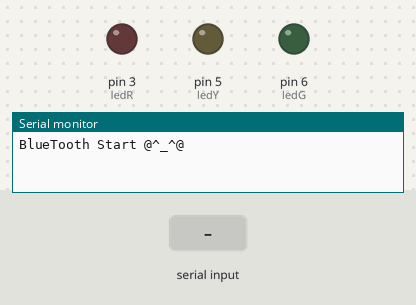
The sketch below on a simulated Arduino Uno, built with avr-gcc and run on an emulated ATmega328P. Parts: output pins drawn as LEDs (lit = HIGH), the last lines printed to the serial monitor. The test bench sets the inputs (shaded band).

Above: at 1.2 s.
1.3 s: "R90\n" received over the second serial link
At 2.5 s:
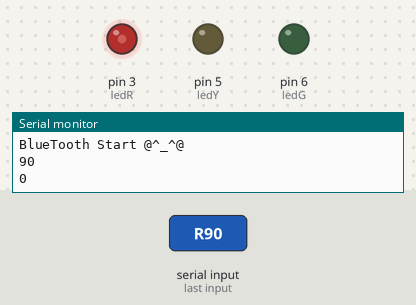
2.8 s: "R,45\n" received over the second serial link
At 3.8 s:
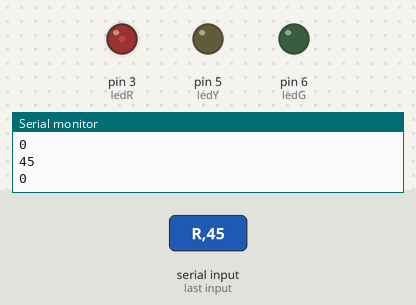
4.3 s: "Y90\n" received over the second serial link
At 4.9 s:
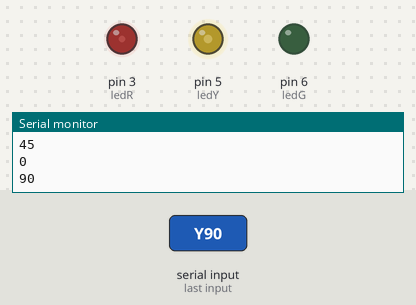
5.8 s: "Y,45\n" received over the second serial link
At 7.0 s:
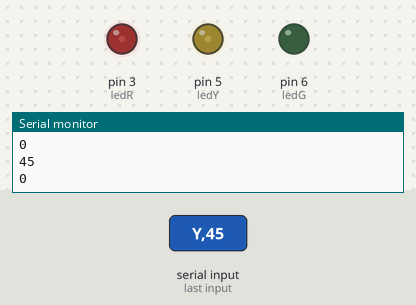
7.3 s: "G90\n" received over the second serial link
At 8.4 s:
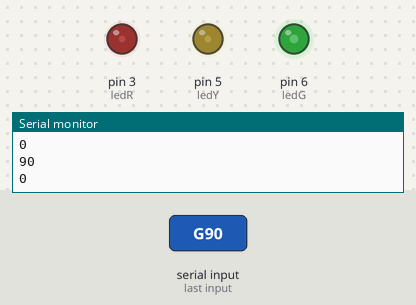
8.8 s: "G,45\n" received over the second serial link
At 9.5 s:
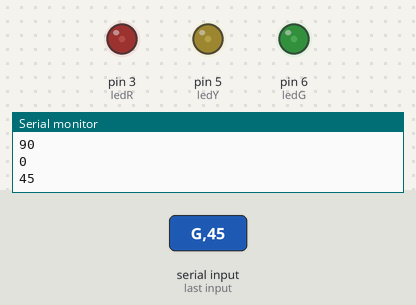
Timing chart, 0 to 11.3 s (numbered marks = the images above; inputs shaded):
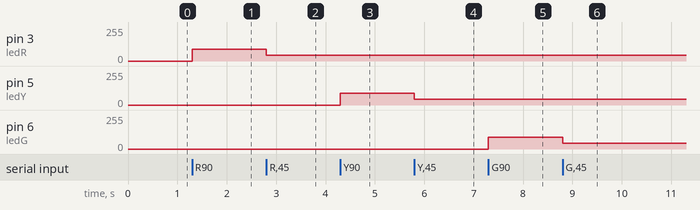

Measured:
- after the input at 1.3 s, pin 3 (ledR): 0/255 → 90/255 at once
- after the input at 2.8 s, pin 3 (ledR): 90/255 → 45/255 at once
- after the input at 4.3 s, pin 5 (ledY): 0/255 → 90/255 at once
- after the input at 5.8 s, pin 5 (ledY): 90/255 → 45/255 at once
- after the input at 7.3 s, pin 6 (ledG): 0/255 → 90/255 at once
- after the input at 8.8 s, pin 6 (ledG): 90/255 → 45/255 at once

The sketch:

HC-05_02.ino
```cpp
#include <SoftwareSerial.h>
SoftwareSerial bt(10,11);
int ledR = 3;
int ledY = 5;
int ledG = 6;
int rNum = 0;
int yNum = 0;
int gNum = 0;


void setup() {
  pinMode(ledR, OUTPUT);
  pinMode(ledY, OUTPUT);
  pinMode(ledG, OUTPUT);
  bt.begin(38400);
  Serial.begin(38400);
  while (!Serial)
  {;}
  Serial.println("BlueTooth Start @^_^@");
}

void loop() {
  if (bt.available()>0)
  {
    char ch=bt.read();
    int num=bt.parseInt();
    Serial.println(num);
    if (ch=='R')
      rNum = num;
    if (ch=='Y')
      yNum = num;
    if (ch=='G')
      gNum = num;
  }
  analogWrite(ledR,rNum);
  analogWrite(ledY,yNum);
  analogWrite(ledG,gNum);
}
```
